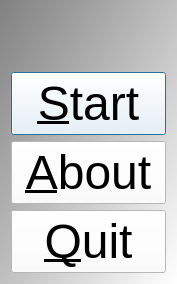
<?xml version="1.0" encoding="UTF-8"?>
<ui version="4.0">
 <class>QtTestQrcFileMenuDialog</class>
 <widget class="QDialog" name="QtTestQrcFileMenuDialog">
  <property name="geometry">
   <rect>
    <x>0</x>
    <y>0</y>
    <width>177</width>
    <height>194</height>
   </rect>
  </property>
  <property name="font">
   <font>
    <pointsize>36</pointsize>
   </font>
  </property>
  <property name="windowTitle">
   <string>TestQrcFile</string>
  </property>
  <property name="windowIcon">
   <iconset resource="ToolTestQrcFile.qrc">
    <normaloff>:/images/ToolTestQrcFileIcon.png</normaloff>:/images/ToolTestQrcFileIcon.png</iconset>
  </property>
  <property name="styleSheet">
   <string notr="true">QDialog { 
background-color: qlineargradient(x1: 0, y1: 0, x2: 1, y2: 1, stop: 0  #808080, stop: 1 #ffffff);
}
QPushButton { background-color: rgb(255, 255, 255);  }
QPushButton { color: rgb(0,0,0); }
QPushButton { font: 32px, &quot;monospace&quot; }</string>
  </property>
  <layout class="QVBoxLayout" name="verticalLayout">
   <item>
    <widget class="QLabel" name="image_welcome">
     <property name="text">
      <string/>
     </property>
     <property name="pixmap">
      <pixmap resource="ToolTestQrcFile.qrc">:/images/ToolTestQrcFileWelcome.png</pixmap>
     </property>
     <property name="alignment">
      <set>Qt::AlignCenter</set>
     </property>
    </widget>
   </item>
   <item>
    <spacer name="verticalSpacer">
     <property name="orientation">
      <enum>Qt::Vertical</enum>
     </property>
     <property name="sizeHint" stdset="0">
      <size>
       <width>20</width>
       <height>40</height>
      </size>
     </property>
    </spacer>
   </item>
   <item>
    <widget class="QPushButton" name="button_start">
     <property name="text">
      <string>&amp;Start</string>
     </property>
    </widget>
   </item>
   <item>
    <widget class="QPushButton" name="button_about">
     <property name="text">
      <string>&amp;About</string>
     </property>
    </widget>
   </item>
   <item>
    <widget class="QPushButton" name="button_quit">
     <property name="text">
      <string>&amp;Quit</string>
     </property>
    </widget>
   </item>
  </layout>
 </widget>
 <resources>
  <include location="ToolTestQrcFile.qrc"/>
 </resources>
 <connections/>
</ui>
